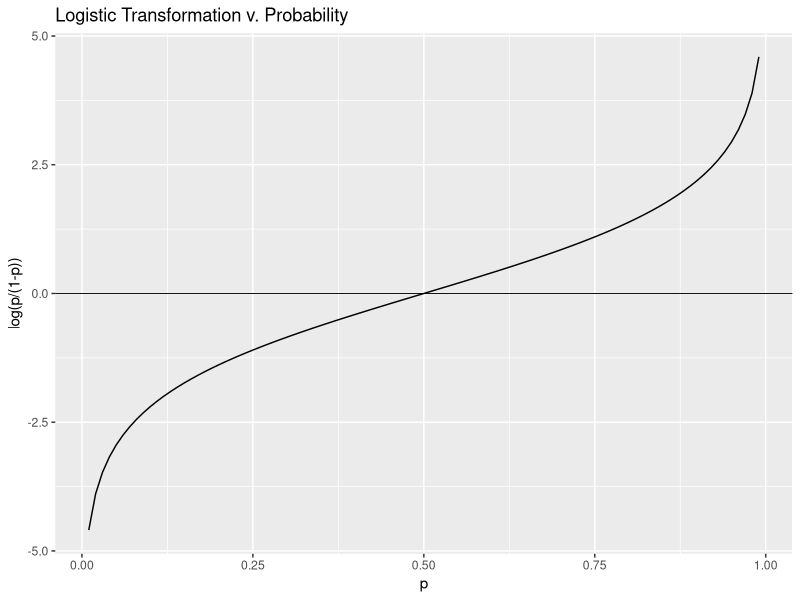

Source code (R):
## ---- chunk 1
library(tidyverse)
library(caret)
library(dslabs)
library(ggrepel)

# From prev. notes.rmd
data("heights")
y = heights$height
set.seed(2, sample.kind = "Rounding")

test_index = createDataPartition(y, times = 1, p = 0.5, list = FALSE)
train_set = heights %>% slice(-test_index)
test_set = heights %>% slice(test_index)
lm_fit = mutate(train_set, y = as.numeric(sex == "Female")) %>% 
  lm(y ~ height, data = .)
p_hat = predict(lm_fit, test_set)
y_hat = ifelse(p_hat > 0.5, "Female", "Male") %>% factor()
X = seq(60, 76, 1)

proportions = map_dbl(X, function(x) {
  train_set %>% 
    filter(height == round(x)) %>% 
    summarize(proportion = mean(sex == "Female")) %>% 
    .$proportion
})

## ---- chunk 2
df = data.frame(sequence = seq(0, 1, 0.01), log_val = log(seq(0, 1, 0.01)/(1 - seq(0,1,0.01))))
df %>% ggplot(aes(sequence, log_val)) +
  geom_line() +
  xlim(0.01, 0.99) +
  geom_hline(yintercept = 0, size = .3) +
  xlab("p") +
  ylab("log(p/(1-p))") +
  ggtitle("Logistic Transformation v. Probability")
## ---- chunk 3
# The following fits a logistic regression model to our data.
glm_fit = train_set %>% 
  mutate(y = as.numeric(sex == "Female")) %>% 
  glm(y ~ height, data = ., family = "binomial") # Note: 'family' is required for glm().
## ---- chunk 4
p_hat_logit = predict(glm_fit, newdata = test_set, type = "response")
# 'type' param must be set to 'response' if we want conditional probs.
